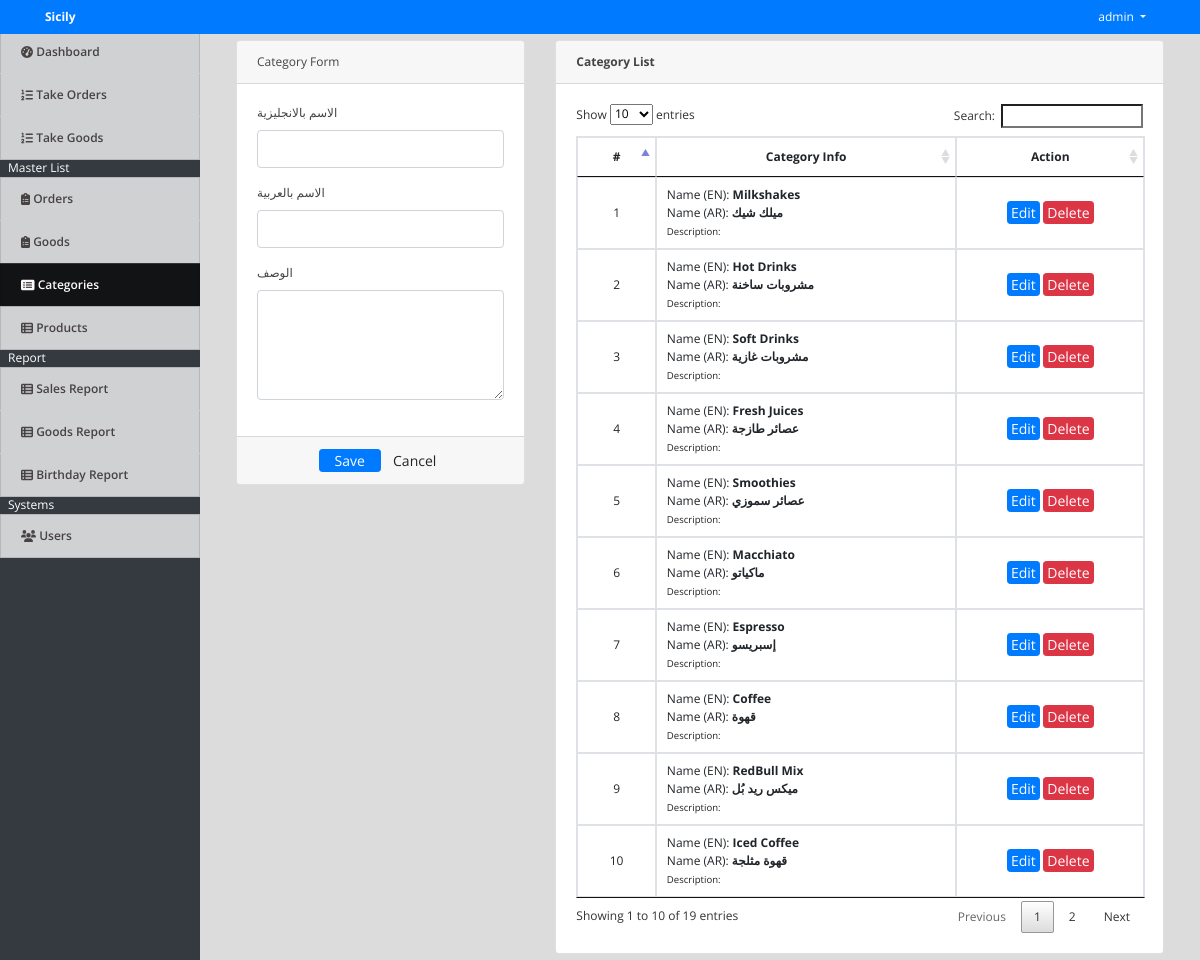
The page /index.php?page=categories (signed in) on the database its author committed.
### tables this page shows
CREATE TABLE `categories` (
  `id` int(30) NOT NULL,
  `name` varchar(200) NOT NULL,
  `description` text NOT NULL,
  `name_ar` varchar(200) NOT NULL
);

### categories.php (the view, shortened to what this page needs)
<?php include('db_connect.php');?>
<div class="container-fluid">
	<div class="col-lg-12">
		<div class="row">
			<div class="col-md-4">
				<form action="" id="manage-category">
					<div class="card">
						<div class="card-header">
							Category Form
						</div>
						<div class="card-body">
							<div class="form-group">
								<label class="control-label">الاسم بالانجليزية</label>
								<input type="text" class="form-control" name="name">
							</div>
							<div class="form-group">
								<label class="control-label">الاسم بالعربية</label>
								<input type="text" class="form-control" name="name_ar">
							</div>
							<div class="form-group">
								<label class="control-label">الوصف</label>
								<textarea name="description" id="description" cols="30" rows="4" class="form-control"></textarea>
							</div>
						</div>
						<div class="card-footer">
							<div class="row">
								<div class="col-md-12">
									<button class="btn btn-sm btn-primary col-sm-3 offset-md-3">Save</button>
									<button class="btn btn-sm btn-default col-sm-3" type="button" onclick="$('#manage-category').get(0).reset()">Cancel</button>
								</div>
							</div>
						</div>
					</div>
				</form>
			</div>
			<div class="col-md-8">
				<div class="card">
					<div class="card-header">
						<b>Category List</b>
					</div>
					<div class="card-body">
						<table class="table table-bordered table-hover">
							<thead>
								<tr>
									<th class="text-center">#</th>
									<th class="text-center">Category Info</th>
									<th class="text-center">Action</th>
								</tr>
							</thead>
							<tbody>
								<?php
								$i = 1;
								$category = $conn->query("SELECT * FROM categories order by id asc");
								while($row=$category->fetch_assoc()):
								?>
								<tr>
									<td class="text-center"><?php echo $i++ ?></td>
									<td class="">
										<p>Name (EN): <b><?php echo $row['name'] ?></b></p>
										<p>Name (AR): <b><?php echo $row['name_ar'] ?></b></p>
										<p><small>Description: <b><?php echo $row['description'] ?></b></small></p>
									</td>
									<td class="text-center">
										<button class="btn btn-sm btn-primary edit_category" type="button" data-id="<?php echo $row['id'] ?>" data-name="<?php echo $row['name'] ?>" data-name_ar="<?php echo $row['name_ar'] ?>" data-description="<?php echo $row['description'] ?>" >Edit</button>
										<button class="btn btn-sm btn-danger delete_category" type="button" data-id="<?php echo $row['id'] ?>">Delete</button>
									</td>
								</tr>
								<?php endwhile; ?>
							</tbody>
						</table>
					</div>
				</div>
			</div>
		</div>
	</div>
</div>

### index.php (shortened to what this page needs)
<!DOCTYPE html>
<html lang="en">
<head>
<?php
 include('./header.php');
 ?>
</head>
<body>
	<?php include 'topbar.php' ?>
	<?php include 'navbar.php' ?>
  <main id="view-panel" >
      <?php $page = isset($_GET['page']) ? $_GET['page'] :'home'; ?>
  	<?php include $page.'.php' ?>
  </main>
</body>
</html>

### header.php (shortened to what this page needs)
  <link rel="stylesheet" href="assets/font-awesome/css/all.min.css">
<link href="assets/vendor/bootstrap/css/bootstrap.min.css" rel="stylesheet">
<link href="assets/vendor/icofont/icofont.min.css" rel="stylesheet">
<link href="assets/vendor/boxicons/css/boxicons.min.css" rel="stylesheet">
<link href="assets/vendor/venobox/venobox.css" rel="stylesheet">
<link href="assets/vendor/animate.css/animate.min.css" rel="stylesheet">
<link href="assets/vendor/remixicon/remixicon.css" rel="stylesheet">
<link href="assets/vendor/owl.carousel/assets/owl.carousel.min.css" rel="stylesheet">
<link href="assets/vendor/bootstrap-datepicker/css/bootstrap-datepicker.min.css" rel="stylesheet">
<link href="assets/DataTables/datatables.min.css" rel="stylesheet">
<link href="assets/css/jquery.datetimepicker.min.css" rel="stylesheet">
<link href="assets/css/select2.min.css" rel="stylesheet">
<link href="assets/css/style.css" rel="stylesheet">
<link type="text/css" rel="stylesheet" href="assets/css/jquery-te-1.4.0.css">

### topbar.php (shortened to what this page needs)
<nav class="navbar navbar-light fixed-top bg-primary" style="padding:0">
  <div class="container-fluid mt-2 mb-2">
  	<div class="col-lg-12">
      <div class="col-md-4 float-left text-white">
        <large><b><?php echo isset($_SESSION['system']['name']) ? $_SESSION['system']['name'] : '' ?></b></large>
      </div>
	  	<div class="float-right">
        <div class=" dropdown mr-4">
            <a href="#" class="text-white dropdown-toggle"  id="account_settings" data-toggle="dropdown" aria-haspopup="true" aria-expanded="false"><?php echo $_SESSION['login_name'] ?> </a>
        </div>
      </div>
  </div>
</nav>

### navbar.php (shortened to what this page needs)
<nav id="sidebar" class='mx-lt-5 bg-dark' >
		<div class="sidebar-list">
				<a href="index.php?page=home" class="nav-item nav-home"><span class='icon-field'><i class="fa fa-tachometer-alt "></i></span> Dashboard</a>
				<a href="billing/index.php" class="nav-item nav-takeorders"><span class='icon-field'><i class="fa fa-list-ol "></i></span> Take Orders</a>
				<a href="billing/indexo.php" class="nav-item nav-takegoods"><span class='icon-field'><i class="fa fa-list-ol "></i></span> Take Goods</a>
				<?php if($_SESSION['login_type'] == 1): ?>
				<div class="mx-2 text-white">Master List</div>
				<a href="index.php?page=orders" class="nav-item nav-orders"><span class='icon-field'><i class="fa fa-clipboard-list "></i></span> Orders</a>
				<a href="index.php?page=goods" class="nav-item nav-goods"><span class='icon-field'><i class="fa fa-clipboard-list "></i></span> Goods</a>
				<a href="index.php?page=categories" class="nav-item nav-categories"><span class='icon-field'><i class="fa fa-list-alt "></i></span> Categories</a>
				<a href="index.php?page=products" class="nav-item nav-products"><span class='icon-field'><i class="fa fa-th-list "></i></span> Products</a>
				<div class="mx-2 text-white">Report</div>
				<a href="index.php?page=sales_report" class="nav-item nav-sales_report"><span class='icon-field'><i class="fa fa-th-list"></i></span> Sales Report</a>
				<a href="index.php?page=goods_report" class="nav-item nav-goods_report"><span class='icon-field'><i class="fa fa-th-list"></i></span> Goods Report</a>
				<a href="index.php?page=birthday_report" class="nav-item nav-goods_report"><span class='icon-field'><i class="fa fa-th-list"></i></span> Birthday Report</a>
				<div class="mx-2 text-white">Systems</div>
				<a href="index.php?page=users" class="nav-item nav-users"><span class='icon-field'><i class="fa fa-users "></i></span> Users</a>
			<?php endif; ?>
		</div>
</nav>

### assets/css/style.css (style rules this page uses)
body { font-family: "Open Sans", sans-serif; color: #444444; width: 100%; height: calc(100%); font-size: 12px; }
a { color: #1977cc; }
nav#sidebar { height: calc(100%); position: fixed; z-index: 99; left: 0; width: 200px; font-size: 12px; top: 2.5em; }
a.nav-item { position: relative; display: block; padding: .75rem 1.25rem; margin-bottom: -1px; border: 1px solid rgba(0,0,0,.125); background-color: #ffffffc4; color: #484343; font-weight: 600; }
a.nav-item:hover, .nav-item.active { background-color: #000000ad; color: #fffafa; }
main#view-panel { margin-left: 200px; width:calc(100% - 200px); margin-top: 2.8em; padding: .5em }
.btn-sm { padding: .0001rem .2rem; }

### index.php (style rules this page uses)
body { background: #80808045; }

### categories.php (style rules this page uses)
td { vertical-align: middle !important; }
td p { margin:unset; }

### rows shown on the page
categories: name "Milkshakes", name_ar "ميلك شيك"
categories: name "Hot Drinks", name_ar "مشروبات ساخنة"
categories: name "Soft Drinks", name_ar "مشروبات غازية"
categories: name "Fresh Juices", name_ar "عصائر طازجة"
categories: name "Smoothies", name_ar "عصائر سموزي"
categories: name "Macchiato", name_ar "ماكياتو"
categories: name "Espresso", name_ar "إسبريسو"
categories: name "Coffee", name_ar "قهوة"
categories: name "RedBull Mix", name_ar "ميكس ريد بُل"
categories: name "Iced Coffee", name_ar "قهوة مثلجة"

### other values the page prints
$_SESSION['system']['name'] "Sicily"
$_SESSION['login_name'] "admin"
